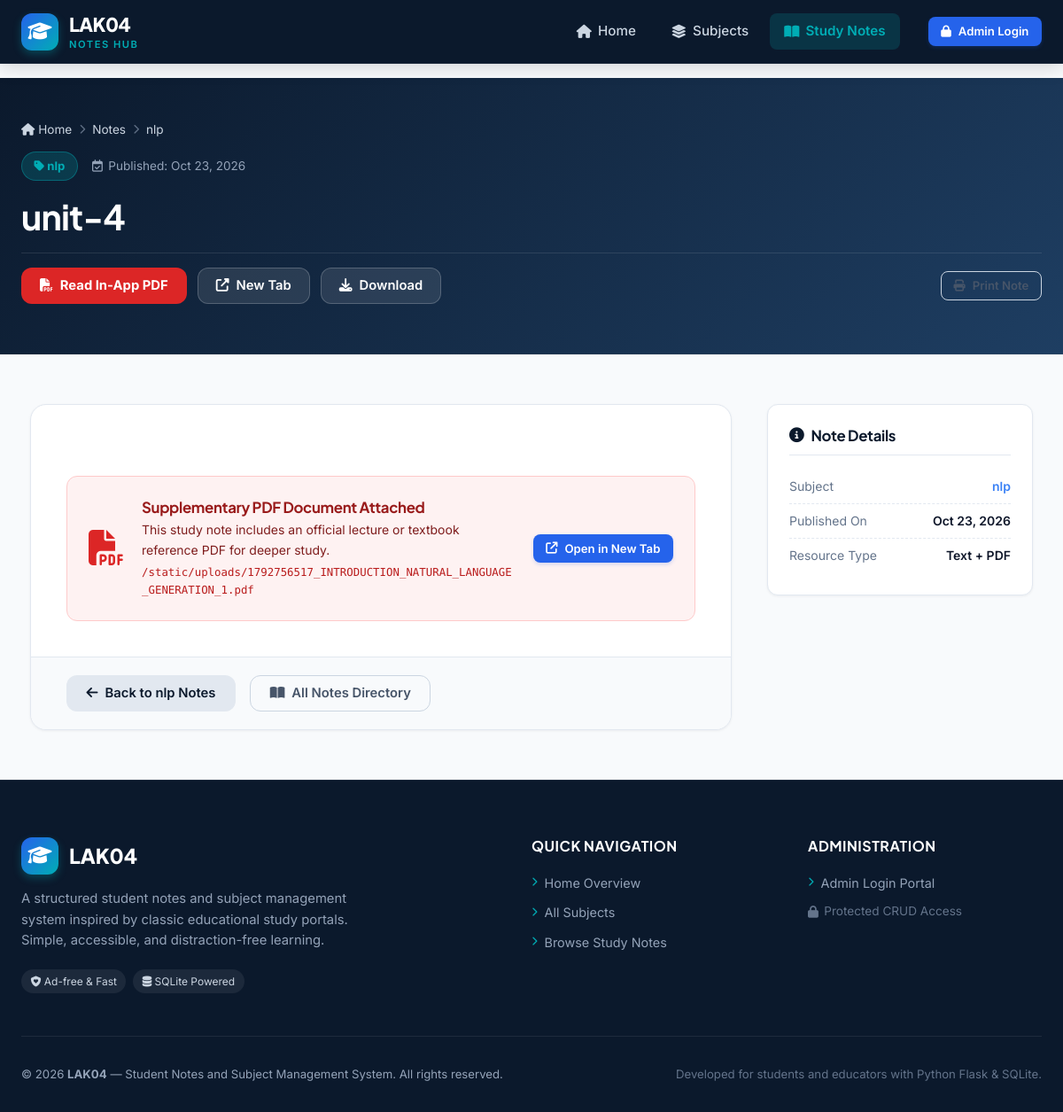
/notes/15, run on the app's committed database.
### tables this page shows
CREATE TABLE subjects (
            id INTEGER PRIMARY KEY AUTOINCREMENT,
            name TEXT UNIQUE NOT NULL,
            description TEXT,
            created_at TIMESTAMP DEFAULT CURRENT_TIMESTAMP
        );

CREATE TABLE notes (
            id INTEGER PRIMARY KEY AUTOINCREMENT,
            title TEXT NOT NULL,
            subject_id INTEGER NOT NULL,
            description TEXT,
            content TEXT NOT NULL,
            pdf_url TEXT,
            created_at TIMESTAMP DEFAULT CURRENT_TIMESTAMP,
            updated_at TIMESTAMP DEFAULT CURRENT_TIMESTAMP,
            FOREIGN KEY (subject_id) REFERENCES subjects (id) ON DELETE RESTRICT
        );

### app.py (the view)
@app.route('/notes/<int:note_id>')
def note_detail(note_id):
    note = get_note_by_id(note_id)
    if not note:
        abort(404, description="Study note not found")
    related_notes = [n for n in get_notes_by_subject(note['subject_id']) if n['id'] != note['id']][:4]
    return render_template('note_detail.html', note=note, related_notes=related_notes)

### app.py (called while the page is built, shortened)
def generate_csrf_token():
    if 'csrf_token' not in session:
        session['csrf_token'] = secrets.token_hex(32)
    return session['csrf_token']

@app.before_request
def csrf_protect():
    if request.method == "POST":
        token = request.form.get('csrf_token')
        expected_token = session.get('csrf_token')
        if not expected_token or not token or not secrets.compare_digest(token, expected_token):
            abort(403, description="CSRF token validation failed. Please refresh the page and try again.")

@app.context_processor
def inject_global_template_context():
    return {
        'csrf_token': generate_csrf_token(),
        'app_name': Config.APP_NAME,
        'app_tagline': Config.APP_TAGLINE,
        'current_year': datetime.now().year,
        'is_admin_logged_in': 'admin_id' in session,
        'admin_username': session.get('admin_username')
    }

@app.template_filter('format_date')
def format_date_filter(value, format_str="%b %d, %Y"):
    if not value:
        return ""
    if isinstance(value, datetime):
        return value.strftime(format_str)
    return str(value)

### models.py (called while the page is built)
def get_db():
    if 'db' not in g:
        g.db = sqlite3.connect(
            Config.DATABASE,
            detect_types=sqlite3.PARSE_DECLTYPES
        )
        g.db.row_factory = sqlite3.Row
        g.db.execute("PRAGMA foreign_keys = ON;")
    return g.db

def get_all_notes(search=None, subject_id=None, limit=None):
    db = get_db()
    query = """
        SELECT n.id, n.title, n.subject_id, n.description, n.content,
               n.pdf_url, n.created_at, n.updated_at,
               s.name AS subject_name
        FROM notes n
        JOIN subjects s ON n.subject_id = s.id
        WHERE 1=1
    """
    params = []
    if subject_id:
        query += " AND n.subject_id = ?"
        params.append(subject_id)
    if search:
        query += " AND (n.title LIKE ? OR n.description LIKE ? OR s.name LIKE ?)"
        term = f"%{search.strip()}%"
        params.extend([term, term, term])
    query += " ORDER BY n.created_at DESC"
    if limit:
        query += " LIMIT ?"
        params.append(limit)
    return db.execute(query, params).fetchall()

def get_notes_by_subject(subject_id):
    return get_all_notes(subject_id=subject_id)

### templates/note_detail.html (shortened to what this page needs)
{% extends "base.html" %}
{% block content %}
<div class="reading-header-banner">
    <div class="content-container">
        <div class="breadcrumbs">
            <a href="{{ url_for('index') }}"><i class="fa-solid fa-house"></i> Home</a>
            <i class="fa-solid fa-chevron-right separator"></i>
            <a href="{{ url_for('notes_list') }}">Notes</a>
            <i class="fa-solid fa-chevron-right separator"></i>
            <a href="{{ url_for('notes_list', subject_id=note.subject_id) }}">{{ note.subject_name }}</a>
        </div>
        <div class="note-meta-top">
            <a href="{{ url_for('notes_list', subject_id=note.subject_id) }}" class="subject-pill-badge">
                <i class="fa-solid fa-tag"></i> {{ note.subject_name }}
            </a>
            <span class="meta-date">
                <i class="fa-regular fa-calendar-check"></i> Published: {{ note.created_at|format_date }}
            </span>
        </div>
        <h1 class="reading-title">{{ note.title }}</h1>
        <div class="reading-toolbar">
            {% if note.pdf_url %}
                <div class="pdf-action-group">
                    {% if note.pdf_url.startswith('urn:') %}
                        <span class="btn btn-pdf-secondary" title="Universal Resource Name">
                            <i class="fa-solid fa-barcode"></i> Resource URN: <strong>{{ note.pdf_url }}</strong>
                        </span>
                    {% else %}
                        <button type="button" class="btn btn-pdf-primary" onclick="openInAppPdfViewer('{{ note.pdf_url }}', '{{ note.title }}')">
                            <i class="fa-solid fa-file-pdf"></i> Read In-App PDF
                        </button>
                        <a href="{{ note.pdf_url }}" target="_blank" rel="noopener noreferrer" class="btn btn-pdf-secondary" title="Open PDF in new tab">
                            <i class="fa-solid fa-up-right-from-square"></i> New Tab
                        </a>
                        <a href="{{ note.pdf_url }}" download class="btn btn-pdf-secondary" title="Download to device">
                            <i class="fa-solid fa-download"></i> Download
                        </a>
                    {% endif %}
                </div>
            {% endif %}
            <div class="action-buttons-right">
                <button type="button" class="btn btn-outline-secondary btn-sm" onclick="window.print()" title="Print this note">
                    <i class="fa-solid fa-print"></i> Print Note
                </button>
            </div>
        </div>
    </div>
</div>
<section class="section-padding reading-body-section">
    <div class="content-container reading-container">
        <div class="reading-grid">
            <article class="reading-article-card">
                <div class="reading-card-inner">
                    {% if note.pdf_url %}
                        <div class="pdf-callout-card">
                            <div class="pdf-callout-icon">
                                <i class="fa-solid {% if note.pdf_url.startswith('urn:') %}fa-barcode{% else %}fa-file-pdf{% endif %}"></i>
                            </div>
                            <div class="pdf-callout-info">
                                <h4>{% if note.pdf_url.startswith('urn:') %}Supplementary Academic Resource URN{% else %}Supplementary PDF Document Attached{% endif %}</h4>
                                <p>{% if note.pdf_url.startswith('urn:') %}This study note references a standardized URN catalog resource.{% else %}This study note includes an official lecture or textbook reference PDF for deeper study.{% endif %}</p>
                                <span class="pdf-url-display">{{ note.pdf_url }}</span>
                            </div>
                            <div class="pdf-callout-actions">
                                {% if note.pdf_url.startswith('urn:') %}
                                    <button type="button" class="btn btn-secondary btn-sm" onclick="navigator.clipboard.writeText('{{ note.pdf_url }}'); this.innerText='Copied URN!';">
                                        <i class="fa-regular fa-copy"></i> Copy URN
                                    </button>
                                {% else %}
                                    <a href="{{ note.pdf_url }}" target="_blank" rel="noopener noreferrer" class="btn btn-primary btn-sm">
                                        <i class="fa-solid fa-arrow-up-right-from-square"></i> Open in New Tab
                                    </a>
                                {% endif %}
                            </div>
                        </div>
                    {% endif %}
                </div>
                <div class="reading-article-footer">
                    <a href="{{ url_for('notes_list', subject_id=note.subject_id) }}" class="btn btn-secondary">
                        <i class="fa-solid fa-arrow-left"></i> Back to {{ note.subject_name }} Notes
                    </a>
                    <a href="{{ url_for('notes_list') }}" class="btn btn-outline-secondary">
                        <i class="fa-solid fa-book-open"></i> All Notes Directory
                    </a>
                </div>
            </article>
            <aside class="reading-sidebar">
                <div class="sidebar-widget note-details-widget">
                    <h3 class="widget-title"><i class="fa-solid fa-circle-info"></i> Note Details</h3>
                    <ul class="widget-meta-list">
                        <li>
                            <span class="meta-label">Subject</span>
                            <span class="meta-value">
                                <a href="{{ url_for('subject_detail', subject_id=note.subject_id) }}">{{ note.subject_name }}</a>
                            </span>
                        </li>
                        <li>
                            <span class="meta-label">Published On</span>
                            <span class="meta-value">{{ note.created_at|format_date }}</span>
                        </li>
                        <li>
                            <span class="meta-label">Resource Type</span>
                            <span class="meta-value">Text {% if note.pdf_url %}+ PDF{% endif %}</span>
                        </li>
                    </ul>
                </div>
            </aside>
        </div>
    </div>
</section>
{% endblock %}

### data on the page
subjects: subject_name "nlp"
notes: created_at "Oct 23, 2026", title "unit-4", pdf_url "/static/uploads/1792756517_INTRODUCTION_NATURAL_LANGUAGE_GENERATION_1.pdf"

### other printed values
{{ app_name }} "LAK04"
